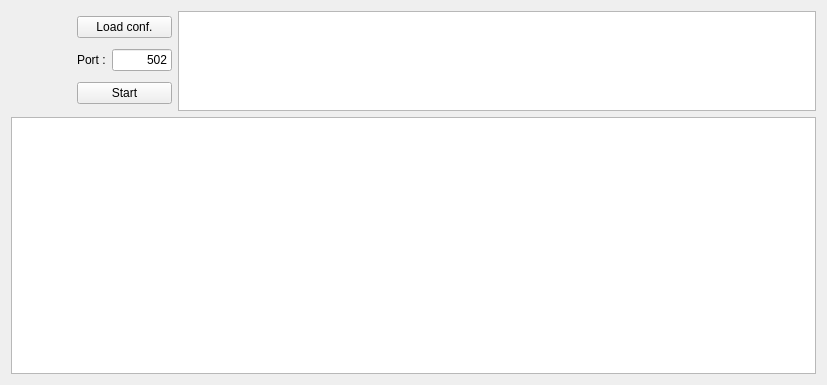
<?xml version="1.0" encoding="UTF-8"?>
<ui version="4.0">
 <class>Dialog</class>
 <widget class="QDialog" name="Dialog">
  <property name="geometry">
   <rect>
    <x>0</x>
    <y>0</y>
    <width>827</width>
    <height>385</height>
   </rect>
  </property>
  <layout class="QGridLayout" name="gridLayout">
   <item row="0" column="0">
    <widget class="QPushButton" name="pbuAbout">
     <property name="minimumSize">
      <size>
       <width>60</width>
       <height>60</height>
      </size>
     </property>
     <property name="maximumSize">
      <size>
       <width>60</width>
       <height>60</height>
      </size>
     </property>
     <property name="toolTip">
      <string>About...</string>
     </property>
     <property name="text">
      <string/>
     </property>
     <property name="iconSize">
      <size>
       <width>60</width>
       <height>60</height>
      </size>
     </property>
     <property name="flat">
      <bool>true</bool>
     </property>
    </widget>
   </item>
   <item row="0" column="1">
    <layout class="QVBoxLayout" name="verticalLayout">
     <item>
      <widget class="QPushButton" name="pbuLoad">
       <property name="text">
        <string>Load conf.</string>
       </property>
      </widget>
     </item>
     <item>
      <layout class="QHBoxLayout" name="horizontalLayout">
       <item>
        <widget class="QLabel" name="labPort">
         <property name="maximumSize">
          <size>
           <width>60</width>
           <height>16777215</height>
          </size>
         </property>
         <property name="text">
          <string>Port :</string>
         </property>
        </widget>
       </item>
       <item>
        <widget class="QLineEdit" name="edtPort">
         <property name="sizePolicy">
          <sizepolicy hsizetype="Fixed" vsizetype="Fixed">
           <horstretch>0</horstretch>
           <verstretch>0</verstretch>
          </sizepolicy>
         </property>
         <property name="minimumSize">
          <size>
           <width>60</width>
           <height>0</height>
          </size>
         </property>
         <property name="maximumSize">
          <size>
           <width>60</width>
           <height>16777215</height>
          </size>
         </property>
         <property name="text">
          <string>502</string>
         </property>
         <property name="alignment">
          <set>Qt::AlignRight|Qt::AlignTrailing|Qt::AlignVCenter</set>
         </property>
        </widget>
       </item>
      </layout>
     </item>
     <item>
      <widget class="QPushButton" name="pbuStart">
       <property name="text">
        <string>Start</string>
       </property>
      </widget>
     </item>
    </layout>
   </item>
   <item row="0" column="2">
    <widget class="QTextEdit" name="edtDialog">
     <property name="minimumSize">
      <size>
       <width>100</width>
       <height>100</height>
      </size>
     </property>
     <property name="maximumSize">
      <size>
       <width>16777215</width>
       <height>100</height>
      </size>
     </property>
    </widget>
   </item>
   <item row="1" column="0" colspan="3">
    <widget class="QamModbusMapViewer" name="mapView"/>
   </item>
  </layout>
 </widget>
 <layoutdefault spacing="6" margin="11"/>
 <customwidgets>
  <customwidget>
   <class>QamModbusMapViewer</class>
   <extends>QTreeView</extends>
   <header>qammodbusmapviewer.h</header>
  </customwidget>
 </customwidgets>
 <resources>
  <include location="modipbutler.qrc"/>
 </resources>
 <connections/>
</ui>
